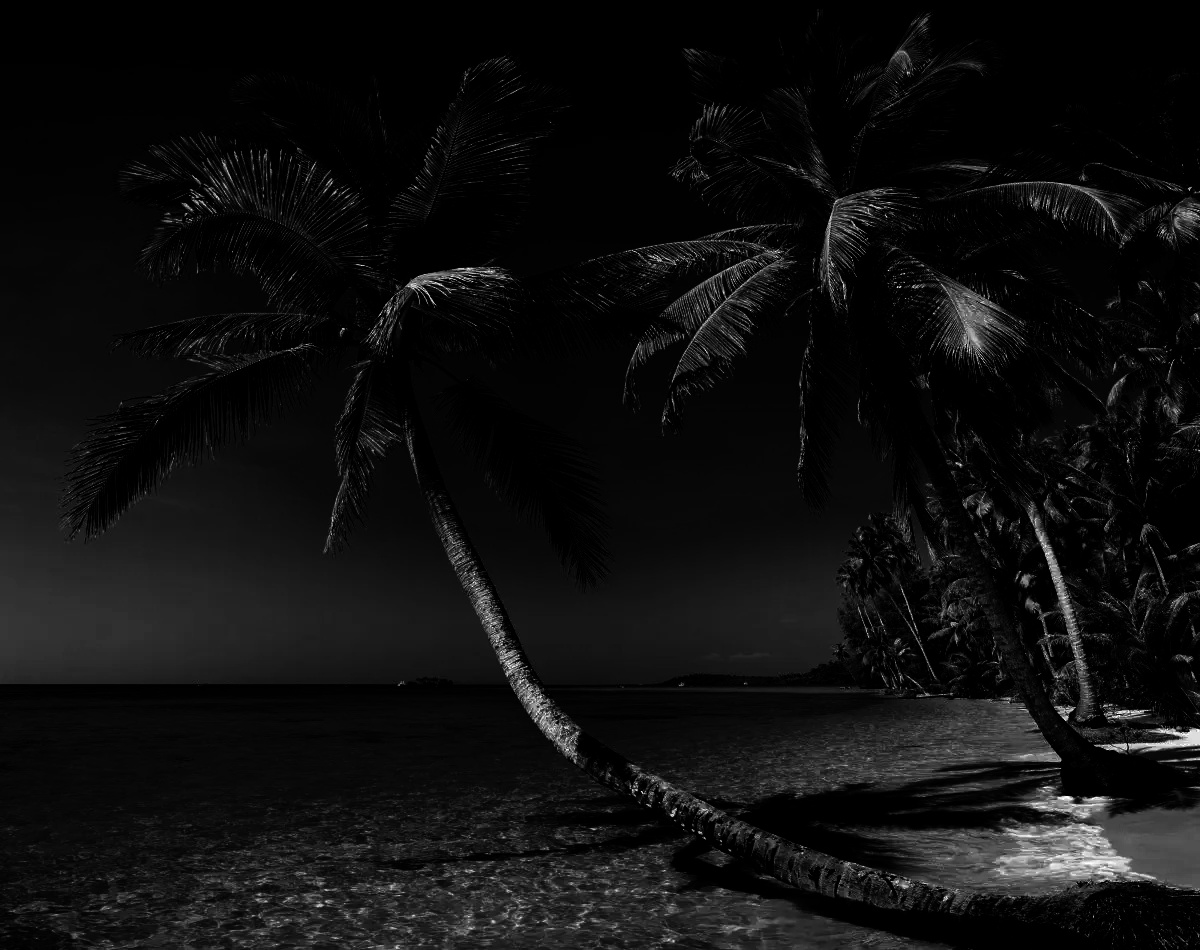

Reproduce this figure in Python.
import cv2
import numpy as np
import matplotlib.pyplot as plt
import math



def gamma(x)->int:
    return 255*math.pow(x/255,5)
    
        

img_cv   = cv2.imread('1.webp')
print("img_cv:",img_cv.shape) 

gray=cv2.cvtColor(img_cv,cv2.COLOR_BGR2GRAY)
print("gray:",gray.shape)

img_gammaed = np.zeros((len(gray),len(gray[0])),dtype='uint8')
print("img_gammaed:",img_gammaed.shape)

for i in range(len(gray)):
    for ii in range(len(gray[0])):
        img_gammaed[i][ii] = gamma(gray[i][ii])


index = [i for i in range(256)]
count = [0 for i in range(256)]
for i in img_gammaed:
    for ii in i:
        count[ii] += 1

print(count)

plt.plot(index,count)    
plt.show()

cv2.imwrite('gamma.jpg',img_gammaed)

index = [i for i in range(256)]
count = [0 for i in range(256)]
for i in range(256):
    count[i] = gamma(i)


plt.plot(index,count)    
plt.show()
